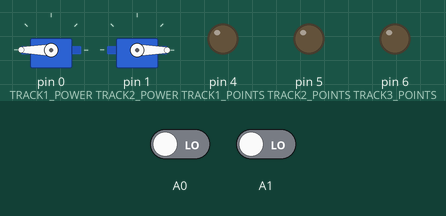
Recording of a sketch running on a simulated Arduino Uno, built with avr-gcc and run on an emulated ATmega328P. On the bench: 2 × servo, output pins drawn as LEDs (lit = HIGH). The test bench sets the inputs (shaded band); at power-on: A0 LOW, A1 LOW. Pins used as bus, display or sensor lines are not drawn.

Above: at 1.6 s.
At 12.7 s:
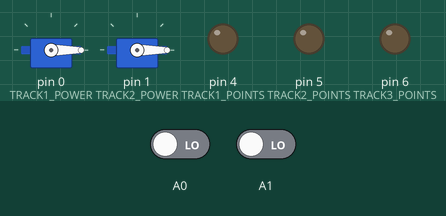
12.8 s: A0 driven HIGH
At 14.5 s:
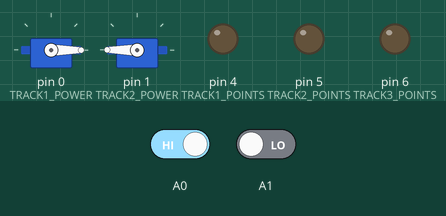
Timing chart, 0 to 16.0 s (numbered marks = the images above; inputs shaded):
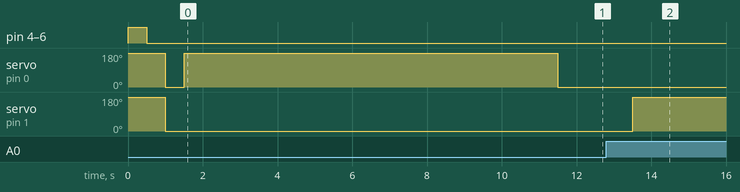

The sketch:

staging_yard_controller.ino
```cpp
#include <Servo.h>

int TRACK1_POWER = 0;
int TRACK2_POWER = 1;
int TRACK3_POWER = 2;

int TRACK1_POINTS = 4;
int TRACK2_POINTS = 5;
int TRACK3_POINTS = 6;

int TRACK1_SENSOR = A0;
int TRACK2_SENSOR = A1;
int TRACK3_SENSOR = A2;

Servo myservo1;
Servo myservo2;  // create servo object to control a servo

void setup() {

  // turn track power off
  pinMode(TRACK1_POWER,OUTPUT);
  pinMode(TRACK2_POWER,OUTPUT);
  pinMode(TRACK3_POWER,OUTPUT);
  digitalWrite(TRACK1_POWER,HIGH);
  digitalWrite(TRACK2_POWER,HIGH);
  digitalWrite(TRACK3_POWER,HIGH);

  // initilise points
  pinMode(TRACK1_POINTS,OUTPUT);
  pinMode(TRACK2_POINTS,OUTPUT);
  pinMode(TRACK3_POINTS,OUTPUT);
  digitalWrite(TRACK1_POINTS,HIGH);
  digitalWrite(TRACK2_POINTS,HIGH);
  digitalWrite(TRACK3_POINTS,HIGH);

  delay(500);

  digitalWrite(TRACK1_POINTS,LOW);
  digitalWrite(TRACK2_POINTS,LOW);
  digitalWrite(TRACK3_POINTS,LOW);


  myservo1.attach(0);  // attaches the servo on pin 9 to the servo object
  myservo2.attach(1);  // attaches the servo on pin 9 to the servo object

  // reset servo location
  myservo1.write(180);
  myservo2.write(180);
  delay(500);

  myservo1.write(0);
  myservo2.write(0);
  delay(500);

  bool track1occupied = !digitalRead(A0);
  bool track2occupied = !digitalRead(A1);

  if (track1occupied)
  {
    trackGo1();
  }
  else if (track2occupied)
  {
    trackGo2();
  }
}

void trackGo1()
{
  digitalWrite(TRACK1_POWER,LOW);
  myservo1.write(180);
  delay(10000);
  resetTracks();
}

void trackGo2()
{
  digitalWrite(TRACK2_POWER,LOW);
  myservo2.write(180);
  delay(10000);
  resetTracks();
}

void resetTracks()
{
  // turn power off
  digitalWrite(TRACK1_POWER,HIGH);
  digitalWrite(TRACK2_POWER,HIGH);

  myservo1.write(0);
  myservo2.write(0);
}

void loop() {

  bool track1occupied = !digitalRead(A0);
  bool track2occupied = !digitalRead(A1);

  // 1 = no trains
  // 0 = covered = train
  // Serial.print("track 1 = ");
  // Serial.println(track1occupied ? "occupied" : "clear");
  // Serial.print("track 2 = ");
  // Serial.println(track2occupied ? "occupied" : "clear");

  if (track1occupied && !track2occupied)
  {
    trackGo1();
  }
  else if (track2occupied && !track1occupied)
  {
    trackGo2();
  }
  else
  {
   // Serial.println("Do nothing!");
    delay(1000);
  }


}
```

Measured:
- after the input at 12.8 s, servo on pin 1 (TRACK2_POWER): 0° → 180° after 0.70 s
